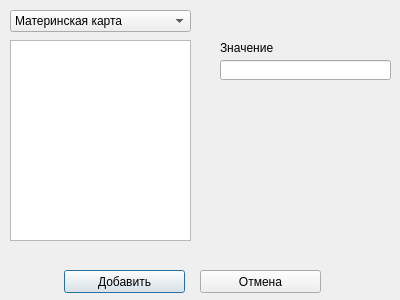
<?xml version="1.0" encoding="UTF-8"?>
<ui version="4.0">
 <class>AddDialog</class>
 <widget class="QDialog" name="AddDialog">
  <property name="geometry">
   <rect>
    <x>0</x>
    <y>0</y>
    <width>400</width>
    <height>300</height>
   </rect>
  </property>
  <property name="windowTitle">
   <string>Dialog</string>
  </property>
  <widget class="QComboBox" name="comboBox">
   <property name="geometry">
    <rect>
     <x>10</x>
     <y>10</y>
     <width>181</width>
     <height>22</height>
    </rect>
   </property>
   <property name="currentText">
    <string>Материнская карта</string>
   </property>
   <item>
    <property name="text">
     <string>Материнская карта</string>
    </property>
   </item>
   <item>
    <property name="text">
     <string>Видеокарта</string>
    </property>
   </item>
   <item>
    <property name="text">
     <string>Процессор</string>
    </property>
   </item>
   <item>
    <property name="text">
     <string>Оперативная память</string>
    </property>
   </item>
  </widget>
  <widget class="QListView" name="listView">
   <property name="geometry">
    <rect>
     <x>10</x>
     <y>40</y>
     <width>181</width>
     <height>201</height>
    </rect>
   </property>
  </widget>
  <widget class="QLineEdit" name="lineEdit">
   <property name="geometry">
    <rect>
     <x>220</x>
     <y>60</y>
     <width>171</width>
     <height>20</height>
    </rect>
   </property>
  </widget>
  <widget class="QLabel" name="label">
   <property name="geometry">
    <rect>
     <x>220</x>
     <y>40</y>
     <width>91</width>
     <height>16</height>
    </rect>
   </property>
   <property name="text">
    <string>Значение</string>
   </property>
  </widget>
  <widget class="QPushButton" name="pushButton">
   <property name="geometry">
    <rect>
     <x>64</x>
     <y>270</y>
     <width>121</width>
     <height>23</height>
    </rect>
   </property>
   <property name="text">
    <string>Добавить</string>
   </property>
  </widget>
  <widget class="QPushButton" name="pushButton_2">
   <property name="geometry">
    <rect>
     <x>200</x>
     <y>270</y>
     <width>121</width>
     <height>23</height>
    </rect>
   </property>
   <property name="text">
    <string>Отмена</string>
   </property>
  </widget>
 </widget>
 <resources/>
 <connections/>
</ui>
